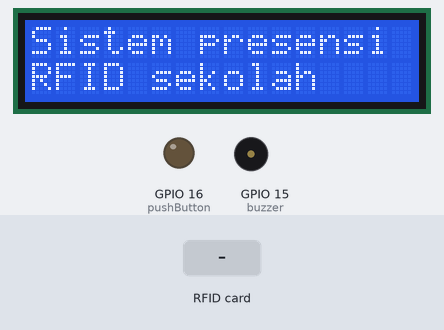
Bench run of a sketch on a simulated ESP8266 (NodeMCU). On the bench: 16×2 character LCD, output pins drawn as LEDs (lit = HIGH), buzzer (waves = sounding). The test bench sets the inputs (shaded band). WiFi joins after 1.5 s; servers stay silent unless stated; uploads are accepted with an empty reply; what the sketch prints to the serial monitor is not drawn.

Above: at 3.7 s.
At 6.9 s:
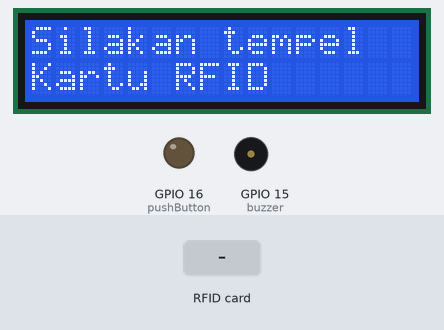
7.0 s: RFID card 5E 7A 19 C4 held to the reader
At 7.42 s:
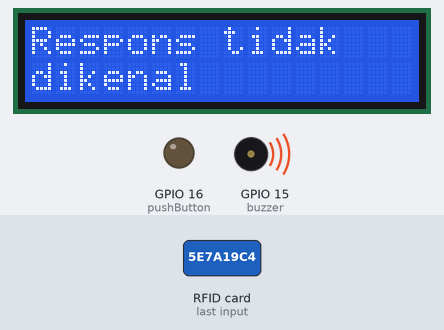
At 8.4 s:
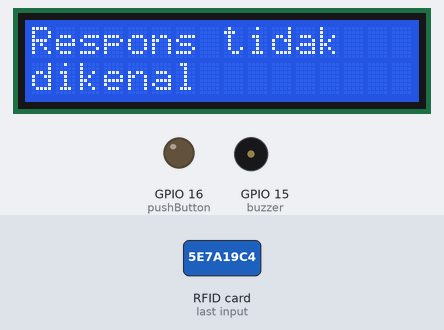
Timing chart, 0 to 10.0 s (numbered marks = the images above; inputs shaded):
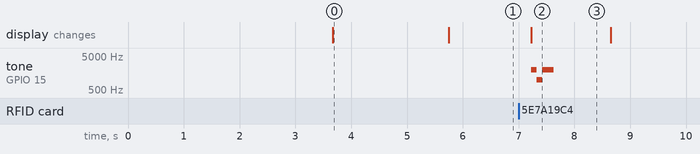

The sketch:

nodemcu_old.ino
```cpp
#include <ESP8266WiFi.h>
#include <LiquidCrystal_I2C.h>
#include <MFRC522.h>
#include <WiFiManager.h>
#include <ESP8266HTTPClient.h>
#include <WiFiClientSecure.h>
#include <SPI.h>

// ==========================
// Konfigurasi utama
// ==========================
const char *host = "presensismk.prestasiprima.sch.id"; // domain baru
const int httpsPort = 443;

LiquidCrystal_I2C lcd = LiquidCrystal_I2C(0x27, 16, 2);
MFRC522 rfid(2, 0);
WiFiClientSecure clientSecure;
HTTPClient http;

const unsigned int buzzer = 15; // D8
const int pushButton = 16;      // D0 (sesuaikan wiring alatmu)
const String secretKey = "09KOb6arkLbPBihp";
const String deviceId = "cc8b6c8a-3960-47df-a4a3-f0167b01c8df"; // device kamu


// ==========================
// LCD Helper
// ==========================
void showLcd(const String &line1, const String &line2 = "") {
  lcd.clear();
  lcd.setCursor(0, 0);
  lcd.print(line1);
  lcd.setCursor(0, 1);
  if (!line2.isEmpty()) {
    lcd.print(line2);
  } else {
    lcd.print("                ");
  }
}


// ==========================
// WiFi Setup
// ==========================
void wifiConnection() {
  Serial.begin(9600);
  WiFiManager wifiManager;

  showLcd("Menyambung Wi-Fi", "Mohon tunggu...");

  wifiManager.autoConnect("Presensi_RFID");

  showLcd("Wi-Fi terhubung", WiFi.localIP().toString());

  Serial.println("Connected to WiFi");
  Serial.println(WiFi.localIP());
  delay(2000);
}

// ==========================
// LCD Setup
// ==========================
void setLcd() {
  lcd.begin(16, 2);
  lcd.init();
  lcd.backlight();
  showLcd("Sistem presensi", "RFID sekolah");
  delay(2000);
  showLcd("Silakan tempel", "Kartu RFID");
}

// ==========================
// Setup Utama
// ==========================
void setup() {
  wifiConnection();
  setLcd();
  SPI.begin();
  rfid.PCD_Init();
  pinMode(pushButton, OUTPUT);
  pinMode(buzzer, OUTPUT);

  clientSecure.setInsecure(); // skip SSL cert (aman untuk testing)
}


// ==========================
// Loop Utama
// ==========================
void loop() {
  deviceMode();

  if (!rfid.PICC_IsNewCardPresent()) return;
  if (!rfid.PICC_ReadCardSerial()) return;

  String idTag = "";
  for (byte i = 0; i < rfid.uid.size; i++) {
    idTag += rfid.uid.uidByte[i];
  }

  Serial.println("RFID: " + idTag);
  storePresence(idTag);

  delay(1000);
  showLcd("Silakan tempel", "Kartu RFID");
}


// ==========================
// Bunyi
// ==========================
void toneSuccess() {
  tone(buzzer, 2000);
  delay(500);
  noTone(buzzer);
}

void toneFailed() {
  tone(buzzer, 2000); delay(100);
  tone(buzzer, 1000); delay(100);
  tone(buzzer, 2000); delay(200);
  noTone(buzzer);
}


// ==========================
// Ganti Mode Device
// ==========================
void deviceMode() {
  if (digitalRead(pushButton) == 1) {
    while (digitalRead(pushButton) == 1); // tunggu sampai dilepas

    String url = "https://" + String(host) + "/api/lms/devices/mode?device_id=" + deviceId;
    http.begin(clientSecure, url);

    int httpResponseCode = http.GET();
    if (httpResponseCode > 0) {
      String payload = http.getString();

      Serial.printf("[HTTP] code: %d\n", httpResponseCode);
      Serial.println("MODE RESPONSE: " + payload);

      if (payload == "DEVICE_NOT_FOUND") {
        toneFailed();
        showLcd("Perangkat", "Tidak ditemukan");
      }
      else if (payload == "READER_MODE") {
        toneSuccess();
        showLcd("Mode perangkat", "Reader aktif");
      }
      else if (payload == "CARD_ADD_MODE") {
        toneSuccess();
        showLcd("Mode perangkat", "Tambah kartu");
      }
      else {
        toneFailed();
        showLcd("Respons tidak", "dikenal");
      }
    }
    else {
      toneFailed();
      Serial.printf("[HTTP] failed, error: %s\n", http.errorToString(httpResponseCode).c_str());
      showLcd("Koneksi gagal", "Mode gagal");
    }

    http.end();
  }
}


// ==========================
// Proses Presensi
// ==========================
void storePresence(String rfid) {
  String url = "https://" + String(host) + "/api/lms/presences/store?rfid=" + rfid + "&device_id=" + deviceId;
  http.begin(clientSecure, url);

  int httpResponseCode = http.GET();
  if (httpResponseCode > 0) {
    String payload = http.getString();
    Serial.printf("[HTTP] code: %d\n", httpResponseCode);
    Serial.println(payload);

    if (payload == "RFID_ADDED") {
      showLcd("Registrasi kartu", "Berhasil");
      toneSuccess();
    }
    else if (payload == "RFID_REGISTERED") {
      showLcd("Kartu terdaftar", "Sudah tersedia");
      toneFailed();
    }
    else if (payload == "PRESENCE_CLOCK_IN_SAVED") {
      showLcd("Absen masuk", "Selamat belajar");
      toneSuccess();
    }
    else if (payload == "PRESENCE_CLOCK_OUT_SAVED") {
      showLcd("Absen pulang", "Hati-hati di jl");
      toneSuccess();
    }
    else if (payload == "STUDENT_NOT_FOUND") {
      showLcd("Data siswa", "Tidak ditemukan");
      toneFailed();
    }
    else if (payload == "RFID_NOT_FOUND") {
      showLcd("Kartu RFID", "Tidak ditemukan");
      toneFailed();
    }
    else if (payload == "ALREADY_CLOCKED_IN") {
      showLcd("Siswa sudah", "Melakukan absen");
      toneFailed();
    }
    else {
      showLcd("Respons tidak", "dikenal");
      toneFailed();
    }
  }
  else {
    toneFailed();
    Serial.printf("[HTTP] failed: %s\n", http.errorToString(httpResponseCode).c_str());
    showLcd("Koneksi gagal", "Silakan ulangi");
  }

  http.end();
}
```

Measured:
- after the input at 7.0 s, tone on GPIO 15 (buzzer): silent → 2000 Hz after 0.23 s, → 1000 Hz 0.10 s later, → 2000 Hz 0.10 s later, → silent 0.20 s later; the display: changes after 0.23 s (image 2)
- what the display in image 0 shows lasts 2.0 s, from 3.7 s to 5.7 s
- what the display in image 2 shows lasts 1.5 s, from 7.2 s to 8.7 s
